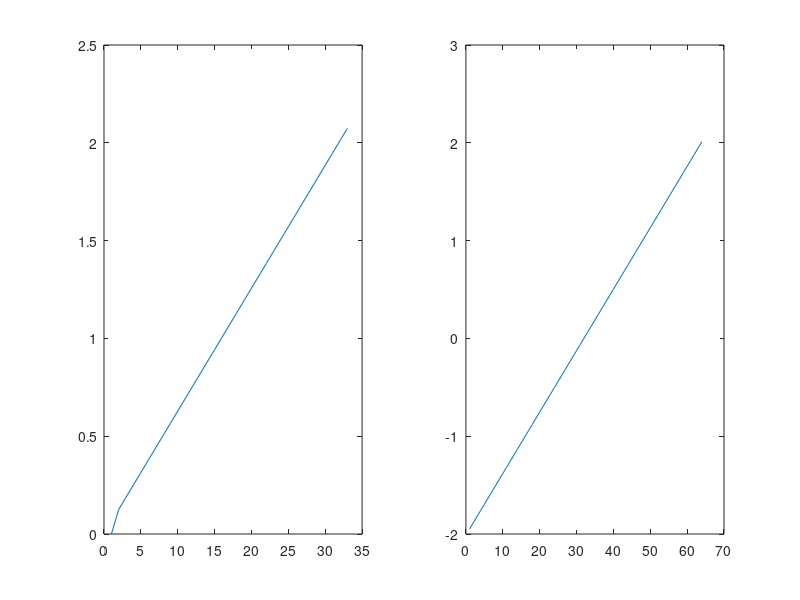

MATLAB code to generate this figure: (Note: this script raises an error after producing the figure.)

% @ECKV2D_k_phi ; the one-sided, 2D ECKV spectrum with the symmetric ECKV Phi(k,phi) spreading function
% NEED TO IMPLEMENT ECKV2D_k_phi in matlab to 
% pro gen2Dsurf

% ; This routine shows how to use a one-sided 2D variance spectrum Psi_1s(k,phi) and 2D inverse FFTs 
% ; to generate a random 2D sea surface.
% ; (To generate a time series of 2D surfaces for creation of videos, use routine cgAnimate_2D_SeaSurface.pro)
% 
% ; This routine created Tutorial Fig. 3.3
% 
% ; The Elfouhaily et al (1997) directional variance spectrum is used (the Psi(k,phi) of their Eq. 67). 
% ; This is computed by routine ECKV2D_k_phi.
% 
% ; This version uses angular frequencies kx,ky = 2 pi/wavelength [rad/m] as the spatial frequency variables.
% 
% ; Special care is taken to define the values at the ky and ky Nyquist frequencies, which are
% ; always special cases.
% 
% ; Results are shown as 4 contour plots:
% ; The upper left  panel is the one-sided wave variance spectrum Pis_1S(kx,ky)
% ; The upper right panel is the real part of the random zhat(kx,ky)
% ; The lower left  panel is the imaginary part of the random zhat(kx,ky)
% ; The lower right panel is the generated random sea surface z(x,y)
% 
% ; ***************************************************************************************************
% ; * This code is copyright (c) 2016 by Curtis D. Mobley.                                            *
% ; * Permission is hereby given to reproduce and use this code for non-commercial academic research, *
% ; * provided that the user suitably acknowledges Curtis D. Mobley in any presentations, reports,    *
% ; * publications, or other works that make use of the code or its output.  Depending on the extent  *
% ; * of use of the code or its outputs, suitable acknowledgement can range from a footnote to offer  *
% ; * of coauthorship.  Further questions can be directed to curtis.mobley@sequoiasci.com.            *
% ; ***************************************************************************************************
%   * Translated from IDL to MATLAB code by Andreas Divinyi 2018 during a
%   bachelor project at Chalmers, Gothenburg, Sweden
% ;-----------------------------------------------------------------------------------------------------------
% ;| This routine uses Coyote Graphics routines rather than standard IDL for plotting; see www.idlcoyote.com |
% ;| and "Coyote's Guide to Traditional IDL Graphics: Using Familiar Tools Creatively" by David Fanning      |
% ;| Any comments below like "CG page xxx" refer to this book.                                               |
% ;| CG routines are wrappers for standard IDL routines, which make it easier to do certain things like      |
% ;| create vector eps output files; cgPlot replaces the standard Plot, etc.                                 |
% ;-----------------------------------------------------------------------------------------------------------
%  Use of MATLAB standard graphics packets
% 
% ; Written 13 August 2014 by Curtis Mobley and modified by Andreas Divinyi
% 2018
% 
% 
% ;-----------------  BEGIN USER INPUT  ----------------------

idbug=0; % Set to 1 for debugging output

% ; ***** DEFINE THE PHYSICAL REGION AND SAMPLING ***** 
% ; define the wind speed at 10 m above MSL for use in the variance spectrum
U10 = 5.0; % [m/s]

Nx = 64; % number of samples of sea surface elevation to be generated in the x direction; MUST be a power of 2 for the FFT
Ny = 64; % number of samples of sea surface elevation to be generated in the y direction; MUST be a power of 2 for the FFT

InputOption=2;

switch InputOption
    case 1
        labelInOpt = ' Spatial resolution is defined by the sample spacing and number of sample points';
        % smallest resolvable wavelength is 2*Deltax
        Deltax = 0.1; %0.0025
        Deltay = 0.1;
        Lx = Deltax*Nx;
        Ly = Deltax*Ny;
    case 2
          labelInOpt = ' Spatial resolution is defined by the spatial region and number of sample points';
        % largest resolvable wave is the length of the spatial region
        Lx = 100.0; %length of surface region in the x direction, in meters 
        Ly = 100.0; %length of surface region in the y direction, in meters 
        Deltax = Lx/Nx;
        Deltay = Ly/Ny;
end

% ; Define root names for output files.
% ; File names will have the form root name + wind speed + x spatial size + x sampling, e.g.
% ; PlotFileName = 'Fig3.3_U10_L100_N1024.eps'
% ; The info on wind speed, spatial size, and sampling size will be appended below.

PlotRootName = 'Fig3.3_ECKV';

% ; Optionally save a text file z2D_PlotRootName.txt of (x,y,z) values for postprocessing
% ; These z(x,y) files can be plotted by routines cgPlot2Dsurf_3D and cgPlot2Dsurf_contour
% ; Note: these files can be very large for large Nx, Ny
isave = 1; % = 1 to save output, 0 to not save

% Seed probably not needed for matlab
% ; define an initial seed for random number generation
% seed =  833202L; 538832L ;33202L; 838392L ;33202L;
% ; Note: seed = 833202L was used on a 32 bit computer to generate Tutorial Fig. 3.3.
% ; Use of a different seed, or this seed on a 64 bit computer, will generate a different
% ; surface realization because a different sequence of random numbers will be generated.

% ;-----------------  END USER INPUT  ----------------------
% 
% ; create output file names
% Create a Ustring 
Ustring=num2str(U10);
if U10 < 10
    Ustring=Ustring(1);
elseif U10 >= 10
    Ustring=[Ustring(1) Ustring(2)];
end

Lstring=num2str(Lx);
if Lx < 10
    Lstring=Lstring(1);
elseif Lx >=10 && Lx < 100
    Lstring = [Lstring(1) Lstring(2)];
elseif Lx >= 100
    Lstring= [Lstring(1) Lstring(2) Lstring(3)];
end

Nstring = num2str(Nx);
if Nx < 10
    Nstring = Nstring(1);
elseif Nx >=10 && Nx < 100
    Nstring=[Nstring(1) Nstring(2)];
elseif Nx >= 100 && Nx <1000
    Nstring=[Nstring(1) Nstring(2) Nstring(3)];
elseif Nx >= 1000
    Nstring=[Nstring(1) Nstring(2) Nstring(3) Nstring(4)];
end

PlotFileName=[PlotRootName '_U' Ustring '_L' Lstring '_N' Nstring '.eps'];

% ; ***** COMPUTE THE SPATIAL FREQUENCIES *****
kxmin = 2.0*pi/Lx; % min frequency (min spatial frequency); frequency of longest resolvable wave
kymin = 2.0*pi/Ly;
minxwave = 2.0*Deltax; % min resolvable wavelength (2 point wave)
minywave = 2.0*Deltay; % min resolvable wavelength (2 point wave)
Nyquistx = pi/Deltax;  % Nyquist spatial freq in rad/m
Nyquisty = pi/Deltay;  %Nyquist spatial freq in rad/m
kxmax = Nyquistx;
kymax = Nyquisty;

% Print statements -NEEDS fixing from print to disp
%{
print,' '
print,' Generation of a 2D sea surface from a one-sided, 2D variance spectrum Psi1s(kx,ky) = Psi(k,psi)'
print,' '
print,' Note: This routine does NOT account for unresolved variance'
print,' '
print, format='(4x,a,2i5)',   'Numbers of spatial samples = Nx, Ny =',Nx,Ny
print, format='(4x,a,2f7.4)', 'Sample spacings Deltax, Deltay [m] =', Deltax,Deltay
print, format='(4x,a,2f8.1)', 'Max resolvable wavelengths = Lx, Ly [m] =',Lx,Ly
print, format='(4x,a,2f7.4)', 'Min resolvable wavelengths = 2*Deltax, 2*Deltay [m] =', minxwave,minywave
print, format='(4x,a,2f7.2)', 'Min resolvable frequencies kxmin, kymin [rad/m] = ',kxmin ,kymin
print, format='(4x,a,2f7.2)', 'Max resolvable (Nyquist) frequencies kxmax, kymax [rad/m] = ',kxmax ,kymax
print, format='(4x,a,i12)',   'Seed for random number generation =',seed
print,' '
%}

% ; ***** NOTE ON FREQUENCY ARRAY ORDER:
% 
% ; When plotting 1-sided power spectra, it is customary to plot only positive frequencies in the order
% ; kpos[1 to N/2] = [1, 2,..., N/2-1, N/2(Nyquist freq)]*(2pi/L)  ; total of N/2 pos frequencies
% 
% ; When plotting 2-sided power spectra, and when going from z(x,y) to zhat(kx,ky) = FFT2D{z(x,y)},
% ; mathematicians usually write the frequencies in the order
% ; kmath[1 to N] = [-(N/2-1),...,-2,-1,0,+1,+2,...,+N/2-1,+N/2(Nyquist freq)]*(2pi/L)  ; total of N freqs in rad/m
%  
% ; IDL (and Matlab) stores these frequencies in the order (see the IDL documentation)
% ; kIDL[1 to N] = [0.0, 1 2, ..., (N-1)/2, N/2(Nyquist freq), -(N-1)/2, ..., -2, -1]*(2pi/L) ; total of N freqs
% ; This is the (kx,ky) order of zhat(kx,ky) arrays returned by IDL routine FFT.
% 
% ; The FFT order is generated as follows:
% ; FFT = FINDGEN((Nx-1)/2) + 1.0 ; = [1,2,...,(N-1)/2]
% ; kFFT = (2.0*!pi/L)*[0.0, FFT, N/2.0 ,-N/2.0+FFT] ; in rad/m
% 
% ; The math order can be obtained from the FFT order by a circular shift by N/2-1 to the right:
% ; kmath = SHIFT(kFFT,Nx/2-1)
% 
% ; The FFT order can be obtained from the math order by a circular shift by N/2-1 to the left:
% ; kFFT = SHIFT(kmath,-(N/2-1))
% 
% ; When defining the one-sided variance spectrum Psi1s for random sampling, we will use (kvec,phi) with 
% ; vector kvec = sqrt(kx^2 + ky^2) including zero frequencies and -pi/2 <= phi <= pi/2.  This 
% ; corresponds to 0 and positive kx, and positive and negative ky.  These frequencies are 
% ; denoted by kx1S = [0.0, kxpos] (Nx/2 +1 values) and ky1S = kymath (Ny values)
% 
% ; These forms of frequency arrays are computed next for use below.
% 
% ;----- Compute positive frequencies used for plotting the 1-sided variance spectrum; 
% ;   these do not include 0 frequency;
% ;   even spacing in frequency k; 
% ;   the last frequency is the Nyquist frequency
Nkxpos = Nx/2;
Nkypos = Ny/2;
% ; spacing for positive frequencies; Delta includes the 2pi/L values via the kmax and kmin values
Deltakx = (kxmax - kxmin)/(Nkxpos-1); %-1 relevant in matlab?  
Deltaky = (kymax - kymin)/(Nkypos-1);
kxpos = kxmin + Deltakx*(1:Nkxpos); % in rad/m
kypos = kymin + Deltaky*(1:Nkypos);

% ;----- Compute the FFT frequencies needed by the FFT routine:
xFFT = 1:((Nx-1)/2); % = [1,2,...,(Nx-1)/2]
yFFT = 1:((Ny-1)/2);
kxFFT = (2.0*pi/Lx)*[0.0, xFFT, Nx/2.0 ,-Nx/2.0+xFFT]; % in rad/m
kyFFT = (2.0*pi/Ly)*[0.0, yFFT ,Ny/2.0, -Ny/2.0+yFFT];
%To plot the kyFFT and kxFFT - Looks OK 
% figure(1)
% subplot(1,2,1)
% plot(kyFFT)
% subplot(1,2,2)
% plot(kxFFT) 

% ;----- Compute the math frequencies
% Worth controlling if any differences with SHIFT and circshift
% Confirmed that circshift does the same as shift, ref: Harris Geospatial
% Solutions, IDL reference. 18-03-04
kxmath = circshift(kxFFT,Nx/2-1);
kymath = circshift(kyFFT,Ny/2-1);
%To plot the kymath and kxmath - Looks OK  
% figure(2)
%  subplot(1,2,1)
%  plot(kymath)
%  subplot(1,2,2)
%  plot(kxmath) 

% ;----- Compute the 1S frequencies

kx1S = [0, kxpos] ;
ky1S = kymath;

%To plot the kx1S and ky1S  
figure(3)
title('kx1S and ky1s')
subplot(1,2,1)
plot(kx1S)
subplot(1,2,2)
plot(ky1S) 


% ;if(idebug eq 1) then begin
% ;  print,' kxpos  = ',kxpos
% ;  print,' kxFFT  = ',kxFFT
% ;  print,' kxmath = ',kxmath
% ;  print,' kx1S   = ',kx1S
% ;  print,' kypos  = ',kypos
% ;  print,' kyFFT  = ',kyFFT
% ;  print,' kymath = ',kymath 
% ;  print,' ky1S   = ',ky1S 
% ;endif
 

% ; ***** SET UP THE PLOT ***** 
% MOST OF THIS WILL PROBABLY BE HANDLED AUTOMATICALLY BY MATLAB
% ; Set up a multipanel layout
% ;   (Note: do NOT use /noerase with multipanel plots!) - Along the lines of hold on in matlab


nplotcol = 2; % number of plot columns
nplotrow = 2; % number of plot rows

% !p.multi = [0,nplotcol,nplotrow] 
% 
% ; Set up for a vector eps output file; a high-quality png file will also be created
% 
% !x.margin = [5,7]
% !y.margin = [4,3]
% !x.Omargin = [2,2]
% !y.Omargin = [1,3]
% 
% aspectratio = 1.0
% xsize= 6.5
% ysize=xsize*aspectratio
% charsize = 1.0
% !p.charsize = charsize
% 
% PS_Start,filename=PlotFileName, /encapsulated, font=1, tt_font='Helvetica', $
%          charsize=charsize, default_thickness=2, /nomatch, xsize=xsize, ysize=ysize
%  
% ; pick color tables below, since may want different colors or ranges for different contour plots 
% 
% ; ***** COMPUTE THE 1-SIDED, 2D VARIANCE SPECTRUM Psi1S(kx1S,ky1S) ***** 

% ; Use the 1-sided, 2D variance spectrum using Psi(k,phi) of Elfouhaly et al Eq. (67) and 
% ; Psi(kx,ky) = k Psi(k,phi).  Psi1s is needed only for "downwind" to "crosswind" directions.

% print,' '
% print,format='(4x,a,f5.1)', 'The 2D variance spectrum is Elfouhaily et al. with U10 =',U10 
% print,' '
% ;----- Compute the 1-sided variance spectrum Psi1s(kx,ky) for all kx,ky values. 
% 
% ; The variance spectrum is computed only for "downwind" directions (kx1S,ky1S).  
% ; The upwind directions (negative kx) are obtained by symmetry: E(-kvec) = E(kvec).
% 
% ; To avoid having multiple large arrays, make multiple calls to ECKV2D_k_phi with 
% ; scalar k and phi values. This calculation is done only once if multiple random 
% ; surfaces are generated for a given variance spectrum.
% 
% ; Psi1s(kx,ky) = Psi(k,phi) for the corresponding (kx,ky) and (k,psi) points.
% 
% ; Note that Psi1s still has the magnitude of the one-sided variance spectrum as usually
% ; computed and plotted, even though it has been extended to negative frequencies.
% ; The factor of 1/2 on Psi1s to get a two-sided spectrum Psi2S is included in C3.

Psi1s=zeros(Nx,Ny);%holds all kxmath and kymath frequencies
for ikx=1:Nx/2 % loop over non-neg kx values kx1S 1-Nx/2, exclude 0 and go to kx1S(33)?
    for iky = Ny/2:Ny %non-negative ky values Ny/2 - Ny

          k = sqrt(kx1S(ikx).^2 + ky1S(iky).^2)

          phirad=atan2(ky1S(iky),kx1S(ikx));
          
          Psi1s(ikx+Nx/2,iky) = ECKV2D_k_phi(k,phirad,U10); % Psi1s(kx,ky) = Psi1s(k,phi)
          if iky >= Ny/2+1 && iky <= Ny-1
              Psi1s(ikx+Nx/2,Ny-iky+1)=Psi1s(ikx+Nx/2,iky);
          end
    end
end

%; fill in the negative kx values by symmetry
for iky=1:Ny
  for ikx = 1:Nx/2-1
      Psi1s(ikx,iky) = Psi1s(Nx-1-ikx,iky); 
  end
end
%; set (0,0) frequency to 0 to force MSL = 0:
Psi1s(Nx/2,Ny/2) = 0.0;


%; Psi1s now has all frequencies in math order
% ;print,' '
% ;print,' Psi1s(kxmath,kymath); (0,0) at center;  Psi1s(-kvec) = Psi1s(+kvec)'
% ;print,format='(a8,11x,16i12)',' ikx =',indgen(Nx)
% ;print,format='(a8,9x,16f12.3)',' kx =',kxmath
% ;for iky=Ny-1,0,-1 do begin
% ;    print,format='(a8,i5,f9.3,16e12.2)',' iky, ky =',iky,kymath(iky),Psi1s(*,iky)
% ;endfor
% 
% ; ***** CONTOUR THE ONE-SIDED, 2D VARIANCE SPECTRUM; UPPER LEFT PANEL *****  
% 
Psi1splot = Psi1s(Nx/2+1:Nx,:)'; %; temp array for plotting the right half of the symmetrical variance spectrum
figure(4)
subplot(2,2,1)
vpsi=[10^0, 10^-1, 10^-2, 10^-3 10^-4 10^-5 10^-6 10^-7 10^-8];
% [cpsi,hpsi]=contourf(((abs((Psi1splot)))),5);%vpsi)
% clabel(cpsi,hpsi,vpsi)
% ;Psi1splot = Psi1s  ; for contouring the 2sided spectrum (incl neg kxmath)
contourf(10*log10(Psi1splot))
colorbar
title('Spread Eckv elfouhaily')
subplot(2,2,2)

loglog(kx1S(1,1:32),Psi1splot(32,:))
title('Spectrum along the x-axis from surface')
xlabel('spatial frequency k [rad/m]')
ylabel('Variance spectrum S(k) [m^2/rad/m]')

subplot(2,2,3)
loglog(kx1S,elfouhailyD(U10,0.84,0,kx1S))
title('Spectrum from implemented elfouhaily')
xlabel('spatial frequency k [rad/m]')
ylabel('Variance spectrum S(k) [m^2/rad/m]')

subplot(2,2,4)
loglog(kx1S(1,1:32),Psi1splot(32,:))
hold on
loglog(kx1S,elfouhailyD(U10,0.84,0,kx1S))
title('Implementer + from surface')
xlabel('spatial frequency k [rad/m]')
ylabel('Variance spectrum S(k) [m^2/rad/m]')
legend('Andreas implementation','From surfacespectrum')

% surfc(1:64,1:64,real(Psi1s))

% ; ***** GENERATE A RANDOM HERMITIAN zhat(kx,ky) ***** 
% 
% ; Recall the note above on frequency order in FFTs.
%  
% ; When creating a random zhat for the IDL inverse FFT routine:
% ;   The order of the random amplitudes must be in the FFT frequency order;
% ;   The real and imag parts must give a Hermitian complex amplitude, 
% ;      so that the inverse FFT gives a real function
% ;   Hermitian means H(-k) = H*(k); H* = complex conjugate of H
% 
% ; The computation order is as follows:
%  
% ; (1) Draw random numbers and define a random, complex zhat(kx1S,ky1S) using the
% ;     the one-sided variance spectrum Psi1s(kx1S,ky1S) computed above.
%           
%           rho = normrnd(0,1,L,L);
%           sigma = normrnd(0,1,L,L);      
%
% ; (2) Use Hermitian symmetry to define zhat(kxmath,kymath) for the negative kxmath frequencies.
% ;     Note that variance spectra satisfy E(-kvec) = E(kvec) and E(kvec=0) = 0 ; kvec=(kxmath,kymath).
% ;     The math freq order is convenient for defining zhat and for contour plotting to check the symmetry of zhat.    
% ;     Check Hermitian requirements on Real{zhat} and Imag{zhat} by contouring these arrays:
% ;     Recall that Real{zhat} is an even functiion of kmath
% ;     Recall that Imag{zhat} is an odd functiion of kmath    
%     
%           zhat0 = (1./sqrt(2)).*(rho + j.*sigma).*sqrt(Psi1s).*exp(-j.*w.*t);
%               note that for t = 0 the exponential term reduces to 1.
%           zhat = (1./sqrt(2)).*(zhat0+ctranspose(zhat0));
%           Function ishermetian(zhat) = 1, means this is hermitian
%
% ; (3) Shift zhat(kxmath,kymath) to get zhat(kxFFT,kyFFT) for the FFT
% ;       is it supposed to be z = circshift(z,-Nx/2,-Ny/2) or
% ;       should we shift Psi1s to Psi2s? Lets try it out I guess...
% ; (4) compute z(x,y) = Real{invFFT{zhat(kxFFT,kyFFT)}}
% ;         Z = ifft(z);
% ;     Check that Imag{invFFT{zhat}} = 0
% ;         As of right now, imag(Z) != 0 but this might work it self out
% when we fixe the twosided spectrum with circshift.
% ;         
    

% ; shift from math to FFT frequency order

Psi1s = circshift( Psi1s,[Nx/2-1 Ny/2-1]); %Minus 0 or 2? Matlab note
                                                %should be N/2 + 1, thus
                                                %Psi1s(N/2) = 0 to get
                                                %"mathorder" so -N/2-1
                                                %should be good for FFT
                                                %order, right?

% ; (0,0) freq should now be at array location [0,0] OK as is right now
% ; print,'FFT freq order: Psi1s[0,0] (should = 0) = ',Psi1s[0,0]

% ; C3 is the product of
% ; the the missing 1/sqrt(2) from sqrt(Psi1s/2) in Tessendorf's Eq. 41
% ; the 1/sqrt(2) in the def of hhat_o in Tessendorf Eq 41
% ; the missing 1/sqrt(2) in Tessendorf's equation 43
C3 = 1/sqrt(8);

% ; Psi1s is the value of the one-sided, continuous variance spectrum at freq (kx,ky) in units of m^2/(rad/m)^2.  
% ; Must multiply by Deltakx and Deltakx to get variance (m^2) contained in the finite spatial 
% ; frequency intervals Deltakx and Deltaky.  See Light and Water Eq. (4.78).
% ; Psiroot is now the square root of the discrete TWO-sided spectrum, Psi_2s(u,v), including all factors 
% ; missing from the Tessnedorf equations.

Psiroot = C3*sqrt(Psi1s*Deltakx*Deltaky); 

% Psi1s = 0; %; now done with Psi1s array; free storage - Better to keep it
% for debugging purposes - Oskar


% ;***** CAN START LOOPING HERE TO GENERATE MULTIPLE SURFACES 
% ;      FOR THE SAME VARIANCE   SPECTRUM BUT DIFFERENT RANDOMIZATIONS.
% 
% 
% ; ----- Draw a pair of independent N(0,1) random numbers (ranr, rans) for each kx and ky
% 
% ; These will set the random amplitudes and phases of the waves, or real and imagnary parts of zhat
% 
% ; RANDOMU is the IDL random number generator (period ~ 10^8); /normal gives normal(0,1) random variables
ranr=zeros(Nx,Ny); %; for the random real parts of zhat
rans=zeros(Nx,Ny); %for the random imaginary parts 

for ikx=1:Nx
    ranr(ikx,:)=randn(1,Ny);
end
for ikx=1:Nx
    rans(ikx,:)=randn(1,Ny);
end

%; define the complex Hermitian zhat array for the full range of pos and negative frequencies
zhat=ones(Nx,Ny);

% ;----- Compute zhat(kx,ky)
% 
% ; NOTE: this code computes zhat at time = 0, which gives cos(omega t) = 1 and sin(omega t) = 0
% ; in the general time-dependent equations used in cgAnimate2D.pro.  The zhat equation below is
% ; therefore not the most general form for zhat(kx,ky,t).
% 
% ; The general method is based on Tessendorf (2004; Simulating Water Surfaces), as 
% ; corrected for consistency with the chosen one-sided wave variance spectrum
% 
% ; note that for the FFT frequency ordering, k(-j) = k(N-j)
% 
% ; Must now loop over all frequencies, and treat the Nyquist frequencies as special cases
% 
% ; the non-zero and non-Nyquist frequencies:
% Note from Andreas: MATLAB work from 1->Nx unlike IDL 0->Nx-1

%Unsure on the indexing - Andreas 
for ikx=2:Nx/2
    for iky=2:Ny
        zhat(ikx,iky) =(ranr(ikx,iky) * Psiroot(ikx,iky) + ranr(Nx+2-ikx,Ny+2-iky) * Psiroot(Nx+2-ikx,Ny+2-iky))+ j*(rans(ikx,iky) * Psiroot(ikx,iky) - rans(Nx+2-ikx,Ny+2-iky) * Psiroot(Nx+2-ikx,Ny+2-iky));
      zhat(Nx+2-ikx,Ny+2-iky) = conj( zhat(ikx,iky) );
    end
end


% ; all ky for kx = 0 freq at index 0 and the Nyquist frequency at kx index Nx/2:
 for iky=2:Ny/2
    ikx = Nx/2+1;
    zhat(ikx,iky) = (ranr(ikx,iky) * Psiroot(ikx,iky) + ranr(Nx+2-ikx,Ny+2-iky) * Psiroot(Nx+2-ikx,Ny+2-iky))+i*(rans(ikx,iky) * Psiroot(ikx,iky) - rans(Nx+2-ikx,Ny+2-iky) * Psiroot(Nx+2-ikx,Ny+2-iky));
    zhat(ikx,Ny+2-iky) = conj( zhat(ikx,iky) );
    ikx = 1;
    zhat(ikx,iky) = (ranr(ikx,iky) * Psiroot(ikx,iky) + ranr(ikx,Ny+2-iky) * Psiroot(ikx,Ny+2-iky))+i*(rans(ikx,iky) * Psiroot(ikx,iky) - rans(ikx,Ny+2-iky) * Psiroot(ikx,Ny+2-iky));
    zhat(ikx,Ny+2-iky) = conj( zhat(ikx,iky));
 end
%  Temp sol for NaN in Ps1s
%  zhat(2,3)=7*10^-6;
%  zhat(5,3)=7*10^-6;
%  zhat(Nx,Ny-1)=7*10^-6;
%  zhat(Nx+2-5,Ny+2-3)=7*10^-6;
%  ; all kx for ky = 0 and Nyquist frequency at ky index Ny/2:
 for ikx=2:Nx/2+1
   iky = Ny/2+1;
    zhat(ikx,iky) =(ranr(ikx,iky) * Psiroot(ikx,iky) + ranr(Nx+2-ikx,Ny+2-iky) * Psiroot(Nx+2-ikx,Ny+2-iky))+i*(rans(ikx,iky) * Psiroot(ikx,iky) - rans(Nx+2-ikx,Ny+2-iky) * Psiroot(Nx+2-ikx,Ny+2-iky));
    zhat(Nx+2-ikx,iky) = conj( zhat(ikx,iky) );
   iky = 1;
    zhat(ikx,iky) = ( ranr(ikx,iky) * Psiroot(ikx,iky) + ranr(Nx+2-ikx,iky) * Psiroot(Nx+2-ikx,iky))+i*(rans(ikx,iky) * Psiroot(ikx,iky) - rans(Nx+2-ikx,iky) * Psiroot(Nx+2-ikx,iky));
    zhat(Nx+2-ikx,iky) = conj( zhat(ikx,iky) );
 end
 
%  ; Nyquist ky freq at ky index Ny/2
 ikx = 1;
 iky = Ny/2+1;
  zhat(ikx,iky) = ( ranr(ikx,iky) * Psiroot(ikx,iky) + ranr(ikx,Ny+2-iky) * Psiroot(ikx,Ny+2-iky))+i*(rans(ikx,iky) * Psiroot(ikx,iky) - rans(ikx,Ny+2-iky) * Psiroot(ikx,Ny+2-iky));
% ; Nyquist kx freq at kx index Nx/2
 ikx = Nx/2+1;
 iky = 1;
 zhat(ikx,iky) = ( ranr(ikx,iky) * Psiroot(ikx,iky) + ranr(Nx+2-ikx,iky) * Psiroot(Nx+2-ikx,iky)) +i*(rans(ikx,iky) * Psiroot(ikx,iky) - rans(Nx+2-ikx,iky) * Psiroot(Nx+2-ikx,iky));

% ; the "double" Nyquist frequency at Nx/2,Ny/2
 ikx = Nx/2+1;
 iky = Ny/2+1;
 zhat(ikx,iky) = ( ranr(ikx,iky) * Psiroot(ikx,iky) + ranr(Nx+2-ikx,Ny+2-iky) * Psiroot(Nx+2-ikx,Ny+2-iky))+ j*(rans(ikx,iky) * Psiroot(ikx,iky) - rans(Nx+2-ikx,Ny+2-iky) * Psiroot(Nx+2-ikx,Ny+2-iky));
 
%  ; set the (0,0) value to 0 (MSL = 0)
 zhat(1,1) =(0+ i*0);
 
%  ; zhat as just defined has the frequencies in FFT order, as needed by the FFT routine.
% 
% ; for plotting the real and imaginary parts in math order, shift back to math order:
% ; The math order can be obtained from the FFT order by a circular shift by N/2-1 to the right:
% ; kmath = SHIFT(kFFT,Nx/2-1)

Zreal = circshift( real(zhat), [Nx/2, Ny/2]);
Zimag = circshift( imag(zhat), [Nx/2, Ny/2]);
idebug = 0;

if idebug == 1 
%{
print,' '
print,' Real{zhat}(kxmath,kymath); (0,0) at center;  Real{zhat(-k)} = Real{zhat(k)}'
print,format='(a8,11x,16i12)',' ikx =',indgen(Nx)
print,format='(a8,9x,16f12.3)',' kx =',kxmath
for iky=Ny,1
    print,format='(a8,i5,f9.3,16e12.2)',' iky, ky =',iky,kymath(iky),zreal(*,iky)
end

print,' '
print,' Imag{zhat}(kxmath,kymath); (0,0) at center;  Imag{zhat(-k)} = -Imag{zhat(k)}'
print,format='(a8,11x,16i12)',' ikx =',indgen(Nx)
print,format='(a8,9x,16f12.3)',' kx =',kxmath
for iky=Ny-1,0,-1 do begin
    print,format='(a8,i5,f9.3,16e12.2)',' iky, ky =',iky,kymath(iky),zimag(*,iky)
endfor

%}
end

vzplot=[0.02 0.016 0.012 0.008 0.004 0 -0.004 -0.008 -0.012 -0.016 -0.020];
figure(5)
contourf(linspace(-2,2,64),linspace(-2,2,64),Zreal',vzplot)
colorbar

title('zhat real')

figure(6)
contour(Zimag')
title('zhat real no shift')
contourf(linspace(-2,2,64),linspace(-2,2,64),real(zhat)',vzplot)


% ; ***** TAKE THE INVERSE FFT TO GET THE SEA SURFACE *****
disp('Frequency-shifted zhat(0,0) [should = (0,0)] ='+num2str(zhat(1,1)));

% ; take the inverse FFT of zhat in FFT frequency order

zcomplx = ifft2(zhat);

% ; ***** EXTRACT THE SEA SURFACE *****
% 
% ; The surface wave ampltudes are the real part of the inverse FFT

zsurf = real(zcomplx);
figure(7)
vzsurf=[0.6 0.45 0.3 0.15 0 -0.15 -0.3 -0.45 -0.6]
ZSURF = 64*64*zsurf;
surfc(linspace(0,100,64),linspace(0,100,64),ZSURF)
colorbar
zimag = imag(zcomplx);

% ; ----- Checks on the generated surface
disp('Checks on the generated z(x,y):')

% ; compute the mean sea surface, which should be zero, the mean squared surface elevation,
% ; and sum of amplitudes squared from full (two-sided) zhat array
sumz = 0;
sumzsq = 0;
sumzhat2 = 0;
for ix = 1:Nx
  for iy = 1:Ny
    sumz = sumz + zsurf(ix,iy);
    sumzsq = sumzsq + zsurf(ix,iy).^2;
    sumzhat2 = sumzhat2 + abs(zhat(ix,iy))^2; %; (ix,iy) ranges same as (u,v) ranges
  end
end

% ; compute total energy from the one-sided (1S) energy spectrum
% ; add terms that have only 0 or pos freqs once, and double terms than have both pos and neg freqs
sumzhatsq = abs(zhat(1,1)).^2;
for iky=1:Ny  
    sumzhatsq = sumzhatsq + abs(zhat(1,iky)).^2 + abs(zhat(Nx/2+1,iky)).^2; %; zero and Nyquist in x for all y; occur once
end
 for ikx=2:Nx/2
    for iky=1:Ny
    sumzhatsq = sumzhatsq + 2.0*abs(zhat(ikx,iky))^2; %; all other freqs occur twice as pos and neg freqs
    end
 end


 zavg = sumz/(Nx*Ny);

%  ; FIX THIS--BAD VALUES
% disp('   avg z(x,y) (should = 0) = '+num2str(zavg));
% disp('   max |Imag{zcomplx}| (should = 0) ='+num2str(max(abs(imag(zcomplx)))));
% 
% disp('Parsevals identity:')
% disp('                            sum z^2 ='+num2str(sumzsq));
% disp('   Nx * Nx * sum zhat^2 (one-sided) ='+num2str(Nx*(Ny)*sumzhatsq));
% disp('   Nx * Nx * sum zhat^2 (two-sided) ='+num2str((Nx)*(Ny)*sumzhat2));


% ; the significant wave height from avg of z^2
avgzsq = sumzsq/((Nx)*(Ny));
H13 = 4.0*sqrt(avgzsq); %; approximate significant wave height
% disp('   significant wave height H_1/3 = 4 SQRT(avg{z^2}) ='+num2str(H13));

% ; compute the mean square slopes and mean slope angle in x and y directions
dzdx2 = 0;
thetax = 0;
for ix = 2:Nx
  for iy = 1:Ny
    dzdx2 = dzdx2 + (zsurf(ix,iy) - zsurf(ix-1,iy))^2;
    thetax = thetax + abs(atan2(zsurf(ix,iy) - zsurf(ix-1,iy),Deltax)); %removed radeg matlab inputs in rad for atan default
  end
end
dzdx2 = dzdx2/(Deltax*Deltax*(Nx)*(Ny+1));
thetax = thetax/((Nx)*(Ny+1));
%{
print,'   sample mean square slope, alongwind = ', dzdx2
print,'   sample mean square slope, crosswind = ', dzdy2
print,'   total sample mean square slope      = ',dzdx2 + dzdy2
print,'   Cox-Munk mss_x = ',0.0316*U10
print,'   Cox-Munk mss_y = ',0.0192*U10
print,'   Cox-Munk mss   = ',0.001*(3.0 + 5.12*U10)
print,'   sample avg slope angle, alongwind = ', thetax
print,'   sample avg slope angle, crosswind = ', thetay
%}

% zcomplx = 0 %; now done with zcomplx array; free storage

%  Save surface to .mat file
SurfaceSave=zeros(length(Zreal(:,1))*length(Zreal(1,:)),3);
surlen=length(Zreal(1,:));

for a=1:surlen
    for b=1:surlen
        
    end
end
    
    
for a=1:length(Zreal(:,1))
        for c=1:length(Zreal(:,1))
            SurfaceSave((a-1)*length(Zreal(:,1))+c,1)=c*Deltax-50;
            SurfaceSave((a-1)*length(Zreal(:,1))+c,2)=a*Deltay-50;
            SurfaceSave((a-1)*length(Zreal(:,1))+c,3)=Zreal(c,b);
        end
end
        
disp('Save surface')
% save('surface_elfouhaily.mat','SurfaceSave');
%  save('MyMatrix.txt', 'SurfaceSave', '-ascii', '-float', ' ')

% save_check=load('surface_elfouhaily.mat','SurfaceSave')

 dlmwrite('myFile.txt',SurfaceSave,'delimiter',' ');
